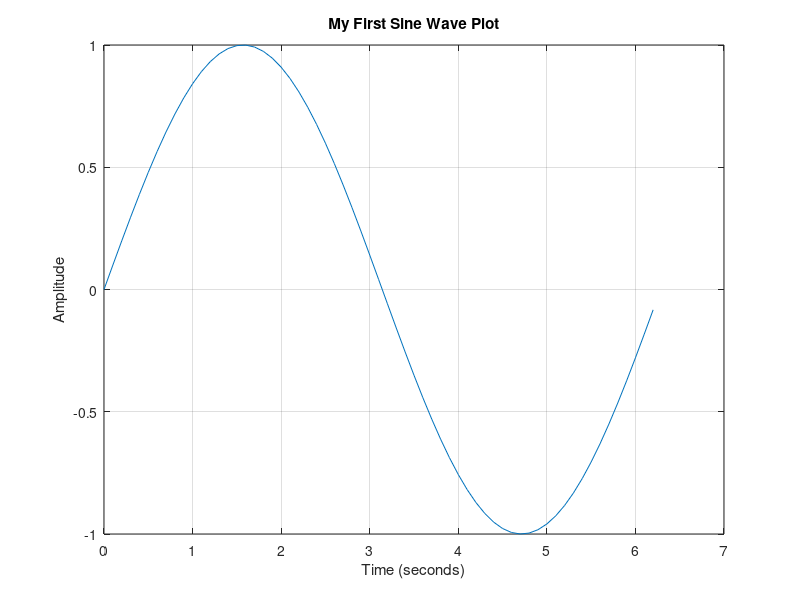

Reproduce this figure in MATLAB.

%Sample Exercises:
%Here are three sample exercises designed to introduce you to MATLAB's syntax, matrix handling, and famous plotting capabilities.Exercise 1: Variables and Basic MathGoal: Learn how to assign variables and perform basic arithmetic.Task: Calculate the volume of a cylinder with a radius of 5 and a height of 10. The formula is $V = \pi r^2 h$.

% Lines starting with '%' are comments and are ignored by MATLAB
radius = 5;       % The semicolon suppresses the output
height = 10;
pi_val = pi;      % 'pi' is a built-in constant in MATLAB

% Calculate volume
volume = pi_val * (radius^2) * height  % No semicolon here, so the result prints

%Exercise 2: Matrix Operations (The Heart of MATLAB)
%Goal: Understand the difference between standard matrix multiplication and element-wise operations.
%Task: Create a 1D array (vector) of numbers from 1 to 5. Square each individual number in that array.

% Create a row vector using square brackets
my_vector = [1, 2, 3, 4, 5]; 

% Alternatively, use the colon operator to create the same vector:
% my_vector = 1:5;

% To square EACH element individually, you MUST use the dot operator (.* or .^)
% This is called "element-wise" operation.
squared_vector = my_vector.^2

%Exercise 3: Data Visualization
%Goal: Create a simple 2D line plot.
%Task: Generate a sine wave and plot it.

% 1. Create an array of x-values from 0 to 2*pi, taking steps of 0.1
x = 0:0.1:2*pi; 

% 2. Calculate the sine of each x-value
y = sin(x); 

% 3. Plot the data
plot(x, y)

% 4. Add labels and a title to make it professional
xlabel('Time (seconds)')
ylabel('Amplitude')
title('My First Sine Wave Plot')
grid on % Turns on the grid lines for easier reading
